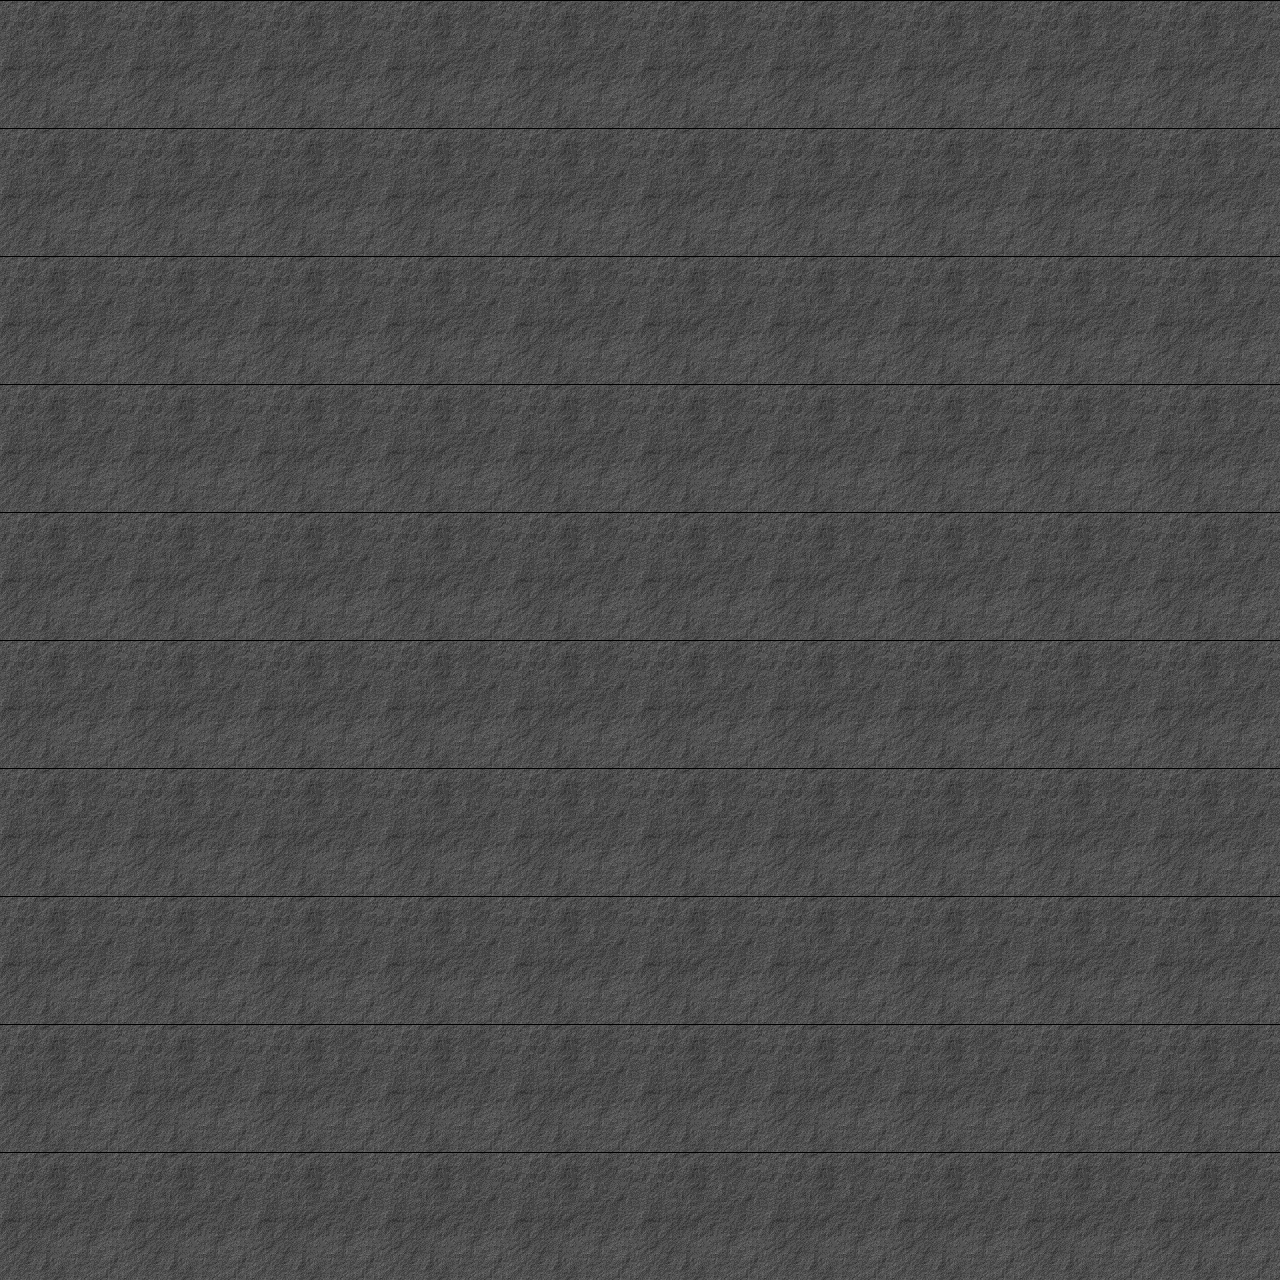

The image is a tile-based game level rendered from a .tmx file. Its description and complete source (layers, tilesets, objects, tile grids) follow:
An orthogonal 10x10 tile map with 128x128 px tiles, 2 tile layers (tiles, blocks).

<map version="1.0" orientation="orthogonal" width="10" height="10" tilewidth="128" tileheight="128">
 <properties>
  <property name="minMoves" value="100" />
 </properties>
 <tileset firstgid="1" name="blocks&amp;tiles" tilewidth="128" tileheight="128">
  <image source="..\img\tiles_blocks.png" width="512" height="1024" />
 </tileset>
 <layer name="tiles" width="10" height="10">
  <data>
   <tile gid="2" />
   <tile gid="2" />
   <tile gid="2" />
   <tile gid="2" />
   <tile gid="2" />
   <tile gid="2" />
   <tile gid="2" />
   <tile gid="2" />
   <tile gid="2" />
   <tile gid="2" />
   <tile gid="2" />
   <tile gid="2" />
   <tile gid="2" />
   <tile gid="2" />
   <tile gid="2" />
   <tile gid="2" />
   <tile gid="2" />
   <tile gid="2" />
   <tile gid="2" />
   <tile gid="2" />
   <tile gid="2" />
   <tile gid="2" />
   <tile gid="2" />
   <tile gid="2" />
   <tile gid="2" />
   <tile gid="2" />
   <tile gid="2" />
   <tile gid="2" />
   <tile gid="2" />
   <tile gid="2" />
   <tile gid="2" />
   <tile gid="2" />
   <tile gid="2" />
   <tile gid="2" />
   <tile gid="2" />
   <tile gid="2" />
   <tile gid="2" />
   <tile gid="2" />
   <tile gid="2" />
   <tile gid="2" />
   <tile gid="2" />
   <tile gid="2" />
   <tile gid="2" />
   <tile gid="2" />
   <tile gid="2" />
   <tile gid="2" />
   <tile gid="2" />
   <tile gid="2" />
   <tile gid="2" />
   <tile gid="2" />
   <tile gid="2" />
   <tile gid="2" />
   <tile gid="2" />
   <tile gid="2" />
   <tile gid="2" />
   <tile gid="2" />
   <tile gid="2" />
   <tile gid="2" />
   <tile gid="2" />
   <tile gid="2" />
   <tile gid="2" />
   <tile gid="2" />
   <tile gid="2" />
   <tile gid="2" />
   <tile gid="2" />
   <tile gid="2" />
   <tile gid="2" />
   <tile gid="2" />
   <tile gid="2" />
   <tile gid="2" />
   <tile gid="2" />
   <tile gid="2" />
   <tile gid="2" />
   <tile gid="2" />
   <tile gid="2" />
   <tile gid="2" />
   <tile gid="2" />
   <tile gid="2" />
   <tile gid="2" />
   <tile gid="2" />
   <tile gid="2" />
   <tile gid="2" />
   <tile gid="2" />
   <tile gid="2" />
   <tile gid="2" />
   <tile gid="2" />
   <tile gid="2" />
   <tile gid="2" />
   <tile gid="2" />
   <tile gid="2" />
   <tile gid="2" />
   <tile gid="2" />
   <tile gid="2" />
   <tile gid="2" />
   <tile gid="2" />
   <tile gid="2" />
   <tile gid="2" />
   <tile gid="2" />
   <tile gid="2" />
   <tile gid="2" />
  </data>
 </layer>
 <layer name="blocks" width="10" height="10">
  <data>
   <tile gid="0" />
   <tile gid="0" />
   <tile gid="0" />
   <tile gid="0" />
   <tile gid="0" />
   <tile gid="0" />
   <tile gid="0" />
   <tile gid="0" />
   <tile gid="0" />
   <tile gid="0" />
   <tile gid="0" />
   <tile gid="0" />
   <tile gid="0" />
   <tile gid="0" />
   <tile gid="0" />
   <tile gid="0" />
   <tile gid="0" />
   <tile gid="0" />
   <tile gid="0" />
   <tile gid="0" />
   <tile gid="0" />
   <tile gid="0" />
   <tile gid="0" />
   <tile gid="0" />
   <tile gid="0" />
   <tile gid="0" />
   <tile gid="0" />
   <tile gid="0" />
   <tile gid="0" />
   <tile gid="0" />
   <tile gid="0" />
   <tile gid="0" />
   <tile gid="0" />
   <tile gid="0" />
   <tile gid="0" />
   <tile gid="0" />
   <tile gid="0" />
   <tile gid="0" />
   <tile gid="0" />
   <tile gid="0" />
   <tile gid="0" />
   <tile gid="0" />
   <tile gid="0" />
   <tile gid="0" />
   <tile gid="0" />
   <tile gid="0" />
   <tile gid="0" />
   <tile gid="0" />
   <tile gid="0" />
   <tile gid="0" />
   <tile gid="0" />
   <tile gid="0" />
   <tile gid="0" />
   <tile gid="0" />
   <tile gid="0" />
   <tile gid="0" />
   <tile gid="0" />
   <tile gid="0" />
   <tile gid="0" />
   <tile gid="0" />
   <tile gid="0" />
   <tile gid="0" />
   <tile gid="0" />
   <tile gid="0" />
   <tile gid="0" />
   <tile gid="0" />
   <tile gid="0" />
   <tile gid="0" />
   <tile gid="0" />
   <tile gid="0" />
   <tile gid="0" />
   <tile gid="0" />
   <tile gid="0" />
   <tile gid="0" />
   <tile gid="0" />
   <tile gid="0" />
   <tile gid="0" />
   <tile gid="0" />
   <tile gid="0" />
   <tile gid="0" />
   <tile gid="0" />
   <tile gid="0" />
   <tile gid="0" />
   <tile gid="0" />
   <tile gid="0" />
   <tile gid="0" />
   <tile gid="0" />
   <tile gid="0" />
   <tile gid="0" />
   <tile gid="0" />
   <tile gid="0" />
   <tile gid="0" />
   <tile gid="0" />
   <tile gid="0" />
   <tile gid="0" />
   <tile gid="0" />
   <tile gid="0" />
   <tile gid="0" />
   <tile gid="0" />
   <tile gid="0" />
  </data>
 </layer>
</map>
